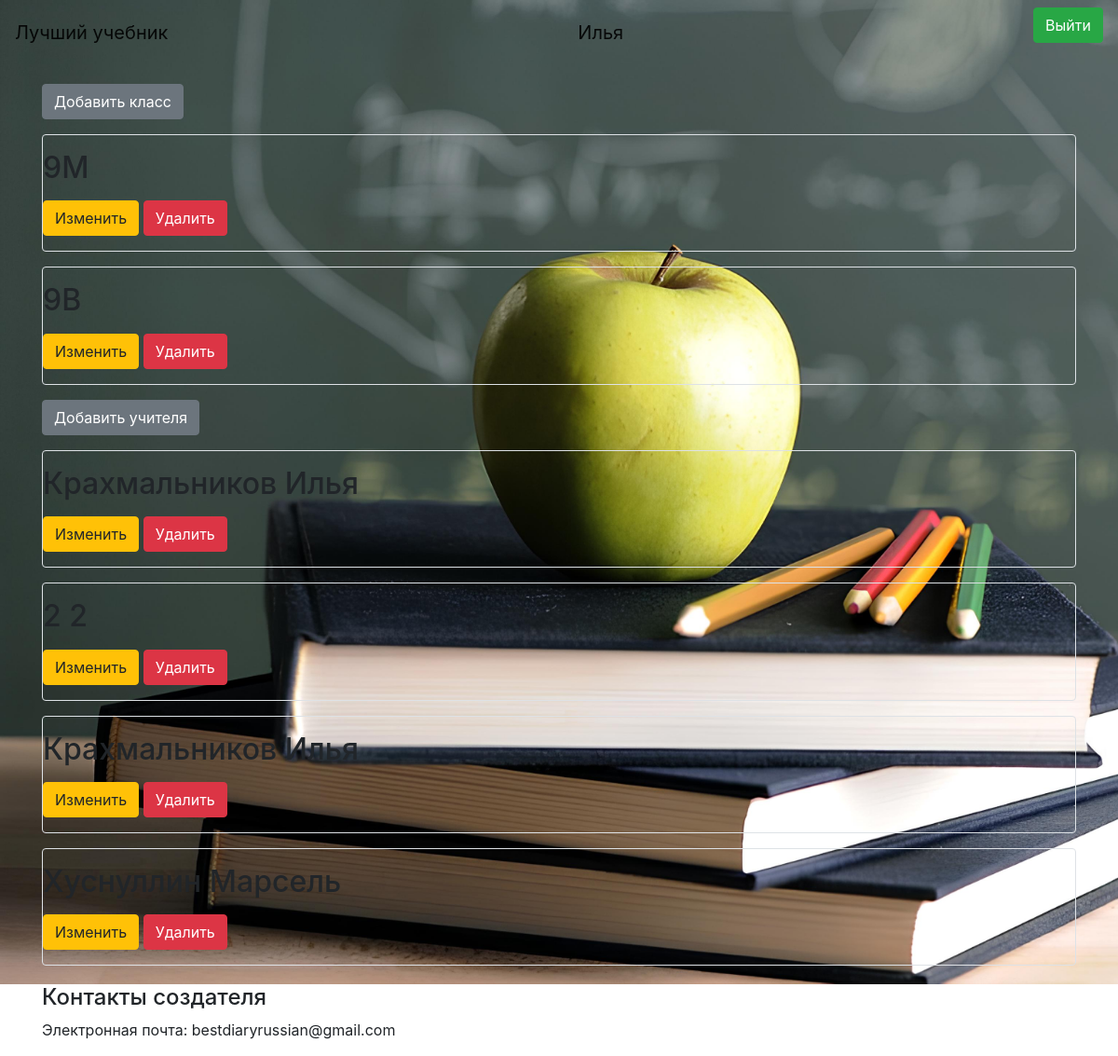
Screenshot of /admin (signed in) with the database file from the repository.
### data/classes.py (models this page shows)
class Classs(SqlAlchemyBase, UserMixin):
    __tablename__ = 'classes'
    id = sqlalchemy.Column(sqlalchemy.Integer,
                           primary_key=True, autoincrement=True)
    name = sqlalchemy.Column(sqlalchemy.String, nullable=True)
    adminId = sqlalchemy.Column(sqlalchemy.Integer, nullable=True)

### data/teachers.py (models this page shows, shortened)
class Teacher(SqlAlchemyBase, UserMixin):
    __tablename__ = 'teachers'
    id = sqlalchemy.Column(sqlalchemy.Integer,
                           primary_key=True, autoincrement=True)
    surname = sqlalchemy.Column(sqlalchemy.String, nullable=True)
    name = sqlalchemy.Column(sqlalchemy.String, nullable=True)
    login = sqlalchemy.Column(sqlalchemy.String, nullable=True)
    email = sqlalchemy.Column(sqlalchemy.String, nullable=True)
    hashed_password = sqlalchemy.Column(sqlalchemy.String, nullable=True)
    adminId = sqlalchemy.Column(sqlalchemy.Integer, nullable=True)

### main.py (the view)
@app.route("/admin")
def admin():
    coc = request.cookies.get("coc", 0)
    if coc:
        db_sess = db_session.create_session()
        userUs = db_sess.query(Admin).filter(
            Admin.id == int(coc.split(';')[0])).first()
        us = coc.split(';')[1]
        nameUs = coc.split(';')[2]
        a = []
        for i in db_sess.query(Classs).filter(Classs.adminId == userUs.id):
            a.append([i.id, i.name])
        b = []
        for i in db_sess.query(Teacher).filter(Teacher.adminId == userUs.id):
            b.append([i.id, i.name, i.surname])
        return render_template("admin.html", us=us, nameUs=nameUs, news=a,
                               newss=b, bg='img')
    else:
        return redirect("/")

### data/db_session.py (called while the page is built)
def create_session() -> Session:
    global __factory
    return __factory()

### main.py (called while the page is built)
@login_manager.user_loader
def load_user(user_id):
    db_sess = db_session.create_session()
    return db_sess.query(User).get(user_id)

### templates/admin.html (shortened to what this page needs)
<html lang="en">
<head>
</head>
<body>
{% extends "base.html" %}
{% block content %}
{% if us == "admin" %}
    <a href="newClass" class="btn btn-secondary">Добавить класс</a>
{% endif %}
{% for item in news%}
<div class="col-md6 border rounded">
    <h2>{{item[1]}}</h2>
    <div>
        <a href="/newClass/{{ item[0] }}" class="btn btn-warning">
            Изменить
        </a>
        <a href="/class_delete/{{ item[0] }}" class="btn btn-danger">
            Удалить
        </a>
    </div>
</div>
{% endfor %}
{% if us == "admin" %}
    <a href="newTeacher" class="btn btn-secondary">Добавить учителя</a>
{% endif %}
{% for item in newss%}
<div class="col-md6 border rounded">
    <h2>  {{item[2]}} {{item[1]}}</h2>
    <div>
        <a href="/newTeacher/{{ item[0] }}" class="btn btn-warning">
            Изменить
        </a>
        <a href="/teacher_delete/{{ item[0] }}" class="btn btn-danger">
            Удалить
        </a>
    </div>
</div>
{% endfor %}
{% endblock %}

### rows the page displays
Classs: name "9M"
Classs: name "9B"
Teacher: surname "Крахмальников", name "Илья"
Teacher: surname "Крахмальников", name "Илья"
Teacher: surname "Хуснуллин", name "Марсель"

### other values shown
{{ nameUs }} "Илья"
{{ item[2] }} "2"
{{ item[1] }} "2"
